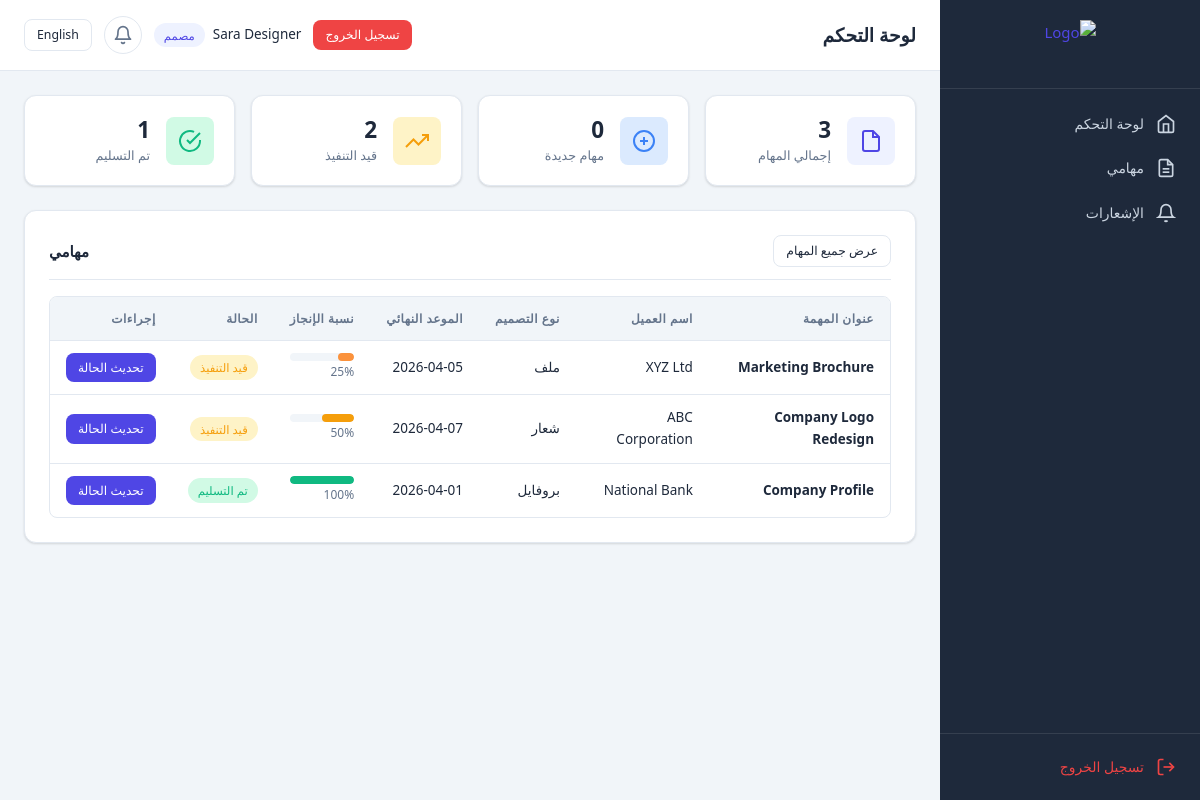
The page /designer/dashboard.php (signed in) on the database its author committed.
### tables this page shows
CREATE TABLE IF NOT EXISTS `tasks` (
    `id` INT UNSIGNED NOT NULL AUTO_INCREMENT,
    `title` VARCHAR(255) NOT NULL,
    `client_name` VARCHAR(150) NOT NULL,
    `design_type` ENUM('file', 'logo', 'design', 'motion_design', 'profile') NOT NULL,
    `notes` TEXT NULL,
    `deadline` DATE NULL,
    `assigned_to` INT UNSIGNED NOT NULL,
    `progress_percentage` TINYINT UNSIGNED NOT NULL DEFAULT 0,
    `status` ENUM('new', 'in_progress', 'delivered') NOT NULL DEFAULT 'new',
    `file_path` TEXT NULL DEFAULT NULL,
    `created_by` INT UNSIGNED NOT NULL,
    `created_at` DATETIME NOT NULL DEFAULT CURRENT_TIMESTAMP,
    `updated_at` DATETIME NOT NULL DEFAULT CURRENT_TIMESTAMP ON UPDATE CURRENT_TIMESTAMP,
    PRIMARY KEY (`id`),
    KEY `idx_assigned_to` (`assigned_to`),
    KEY `idx_status` (`status`),
    KEY `idx_design_type` (`design_type`),
    KEY `idx_deadline` (`deadline`),
    KEY `idx_created_by` (`created_by`),
    CONSTRAINT `fk_tasks_assigned_to` FOREIGN KEY (`assigned_to`) REFERENCES `users` (`id`) ON DELETE CASCADE,
    CONSTRAINT `fk_tasks_created_by` FOREIGN KEY (`created_by`) REFERENCES `users` (`id`) ON DELETE CASCADE
);

### includes/helpers.php (called while the page is built, shortened)
<?php
function formatDate($date, $format = 'Y-m-d') {
    return date($format, strtotime($date));
}
function getDesignTypeLabel($type) {
    $currentLang = getCurrentLang();
    $types = DESIGN_TYPES;
    return isset($types[$type]) ? $types[$type][$currentLang] : $type;
}
function getStatusLabel($status) {
    $currentLang = getCurrentLang();
    $statuses = TASK_STATUSES;
    return isset($statuses[$status]) ? $statuses[$status][$currentLang] : $status;
}
function getStatusClass($status) {
    $classes = [
        'new'         => 'badge-new',
        'in_progress' => 'badge-progress',
        'delivered'   => 'badge-delivered',
    ];
    return $classes[$status] ?? 'badge-default';
}
function getProgressColor($percentage) {
    if ($percentage >= 100) return 'progress-complete';
    if ($percentage >= 50)  return 'progress-mid';
    if ($percentage >= 25)  return 'progress-low';
    return 'progress-zero';
}
function isOverdue($deadline) {
    return strtotime($deadline) < strtotime('today');
}
function isDueToday($deadline) {
    return date('Y-m-d', strtotime($deadline)) === date('Y-m-d');
}
function getTaskCounts($designerId = null) {
    $pdo = getDBConnection();
    $where = '';
    $params = [];
    if ($designerId) {
        $where = ' WHERE assigned_to = ?';
        $params[] = $designerId;
    }
    $sql = "SELECT
                COUNT(*) as total,
                SUM(CASE WHEN status = 'new' THEN 1 ELSE 0 END) as new_count,
                SUM(CASE WHEN status = 'in_progress' THEN 1 ELSE 0 END) as in_progress_count,
                SUM(CASE WHEN status = 'delivered' THEN 1 ELSE 0 END) as delivered_count
            FROM tasks" . $where;
    $stmt = $pdo->prepare($sql);
    $stmt->execute($params);
    return $stmt->fetch();
}

### includes/language.php (called while the page is built, shortened)
<?php
function loadLanguage() {
    $langFile = __DIR__ . '/../config/lang_' . $_SESSION['lang'] . '.php';
    return $lang;
}
function getCurrentLang() {
    return $_SESSION['lang'] ?? 'en';
}
function __($key) {
    global $lang;
    return $lang[$key] ?? $key;
}

### includes/auth.php (called while the page is built, shortened)
<?php
require_once __DIR__ . '/language.php';
$lang = loadLanguage();
function sanitize($input) {
    return htmlspecialchars(trim($input), ENT_QUOTES, 'UTF-8');
}

### designer/dashboard.php (the view, shortened to what this page needs)
<?php
require_once __DIR__ . '/../includes/auth.php';
require_once __DIR__ . '/../includes/helpers.php';
$currentUser = getCurrentUser();
$counts = getTaskCounts($currentUser['id']);
$pdo = getDBConnection();
$stmt = $pdo->prepare("
    SELECT t.*, u.full_name AS creator_name
    FROM tasks t
    LEFT JOIN users u ON t.created_by = u.id
    WHERE t.assigned_to = ?
    ORDER BY
        CASE WHEN t.status = 'new' THEN 0
             WHEN t.status = 'in_progress' THEN 1
             ELSE 2 END,
        t.deadline ASC,
        t.created_at DESC
    LIMIT 10
");
$stmt->execute([$currentUser['id']]);
$recentTasks = $stmt->fetchAll();
include __DIR__ . '/../templates/header.php';
?>
<div class="kpi-grid">
    <div class="kpi-card">
        <div class="kpi-icon total">
            <svg viewBox="0 0 24 24" fill="none" stroke="currentColor" stroke-width="2"><path d="M14 2H6a2 2 0 00-2 2v16a2 2 0 002 2h12a2 2 0 002-2V8z"/><polyline points="14 2 14 8 20 8"/></svg>
        </div>
        <div class="kpi-content">
            <div class="kpi-value"><?= (int)$counts['total'] ?></div>
            <div class="kpi-label"><?= __('total_tasks') ?></div>
        </div>
    </div>
    <div class="kpi-card">
        <div class="kpi-icon new">
            <svg viewBox="0 0 24 24" fill="none" stroke="currentColor" stroke-width="2"><circle cx="12" cy="12" r="10"/><line x1="12" y1="8" x2="12" y2="16"/><line x1="8" y1="12" x2="16" y2="12"/></svg>
        </div>
        <div class="kpi-content">
            <div class="kpi-value"><?= (int)$counts['new_count'] ?></div>
            <div class="kpi-label"><?= __('new_tasks') ?></div>
        </div>
    </div>
    <div class="kpi-card">
        <div class="kpi-icon progress">
            <svg viewBox="0 0 24 24" fill="none" stroke="currentColor" stroke-width="2"><polyline points="23 6 13.5 15.5 8.5 10.5 1 18"/><polyline points="17 6 23 6 23 12"/></svg>
        </div>
        <div class="kpi-content">
            <div class="kpi-value"><?= (int)$counts['in_progress_count'] ?></div>
            <div class="kpi-label"><?= __('in_progress_tasks') ?></div>
        </div>
    </div>
    <div class="kpi-card">
        <div class="kpi-icon delivered">
            <svg viewBox="0 0 24 24" fill="none" stroke="currentColor" stroke-width="2"><path d="M22 11.08V12a10 10 0 11-5.93-9.14"/><polyline points="22 4 12 14.01 9 11.01"/></svg>
        </div>
        <div class="kpi-content">
            <div class="kpi-value"><?= (int)$counts['delivered_count'] ?></div>
            <div class="kpi-label"><?= __('delivered_tasks') ?></div>
        </div>
    </div>
</div>
<div class="card">
    <div class="card-header">
        <h2 class="card-title"><?= __('nav_my_tasks') ?></h2>
        <a href="/designer/my_tasks.php" class="btn btn-sm btn-outline"><?= __('view_all_tasks') ?></a>
    </div>
    <?php if (empty($recentTasks)): ?>
    <div class="empty-state">
        <svg viewBox="0 0 24 24" fill="none" stroke="currentColor" stroke-width="1.5"><path d="M14 2H6a2 2 0 00-2 2v16a2 2 0 002 2h12a2 2 0 002-2V8z"/><polyline points="14 2 14 8 20 8"/></svg>
        <p><?= __('no_tasks') ?></p>
    </div>
    <?php else: ?>
    <div class="table-wrapper">
        <table>
            <thead>
                <tr>
                    <th><?= __('task_title') ?></th>
                    <th><?= __('client_name') ?></th>
                    <th><?= __('design_type') ?></th>
                    <th><?= __('deadline') ?></th>
                    <th><?= __('progress') ?></th>
                    <th><?= __('status') ?></th>
                    <th><?= __('actions') ?></th>
                </tr>
            </thead>
            <tbody>
                <?php foreach ($recentTasks as $task): ?>
                <tr>
                    <td><strong><?= sanitize($task['title']) ?></strong></td>
                    <td><?= sanitize($task['client_name']) ?></td>
                    <td><?= getDesignTypeLabel($task['design_type']) ?></td>
                    <td>
                        <?php if ($task['deadline']): ?>
                            <span class="<?= isOverdue($task['deadline']) && $task['status'] !== 'delivered' ? 'deadline-overdue' : (isDueToday($task['deadline']) ? 'deadline-today' : '') ?>">
                                <?= formatDate($task['deadline']) ?>
                            </span>
                        <?php endif; ?>
                    </td>
                    <td>
                        <div class="progress-bar-container <?= getProgressColor($task['progress_percentage']) ?>">
                            <div class="progress-bar" style="width: <?= (int)$task['progress_percentage'] ?>%"></div>
                        </div>
                        <span class="progress-text"><?= (int)$task['progress_percentage'] ?>%</span>
                    </td>
                    <td><span class="badge <?= getStatusClass($task['status']) ?>"><?= getStatusLabel($task['status']) ?></span></td>
                    <td>
                        <a href="/designer/my_tasks.php?update=<?= $task['id'] ?>" class="btn btn-sm btn-primary"><?= __('update_status') ?></a>
                    </td>
                </tr>
                <?php endforeach; ?>
            </tbody>
        </table>
    </div>
    <?php endif; ?>
</div>
<?php include __DIR__ . '/../templates/footer.php'; ?>

### assets/css/rtl.css (style rules this page uses)
.rtl { text-align: right; }
.rtl th, .rtl td { text-align: right; }
.rtl .card-header { flex-direction: row-reverse; }

### rows shown on the page
tasks: title "Marketing Brochure", client_name "XYZ Ltd", design_type "ملف", deadline "2026-04-05", progress_percentage "25", status "قيد التنفيذ"
tasks: title "Company Logo Redesign", client_name "ABC Corporation", design_type "شعار", deadline "2026-04-07", progress_percentage "50", status "قيد التنفيذ"
tasks: title "Company Profile", client_name "National Bank", design_type "بروفايل", deadline "2026-04-01", progress_percentage "100", status "تم التسليم"

### other values the page prints
__('nav_dashboard') "لوحة التحكم"
__('nav_my_tasks') "مهامي"
__('notifications') "الإشعارات"
__('logout') "تسجيل الخروج"
$pageName "لوحة التحكم"
__('nav_language') "English"
$currentUser['full_name'] "Sara Designer"
__('role_designer') "مصمم"
$counts['total'] "3"
__('total_tasks') "إجمالي المهام"
$counts['new_count'] "0"
__('new_tasks') "مهام جديدة"
$counts['in_progress_count'] "2"
__('in_progress_tasks') "قيد التنفيذ"
$counts['delivered_count'] "1"
